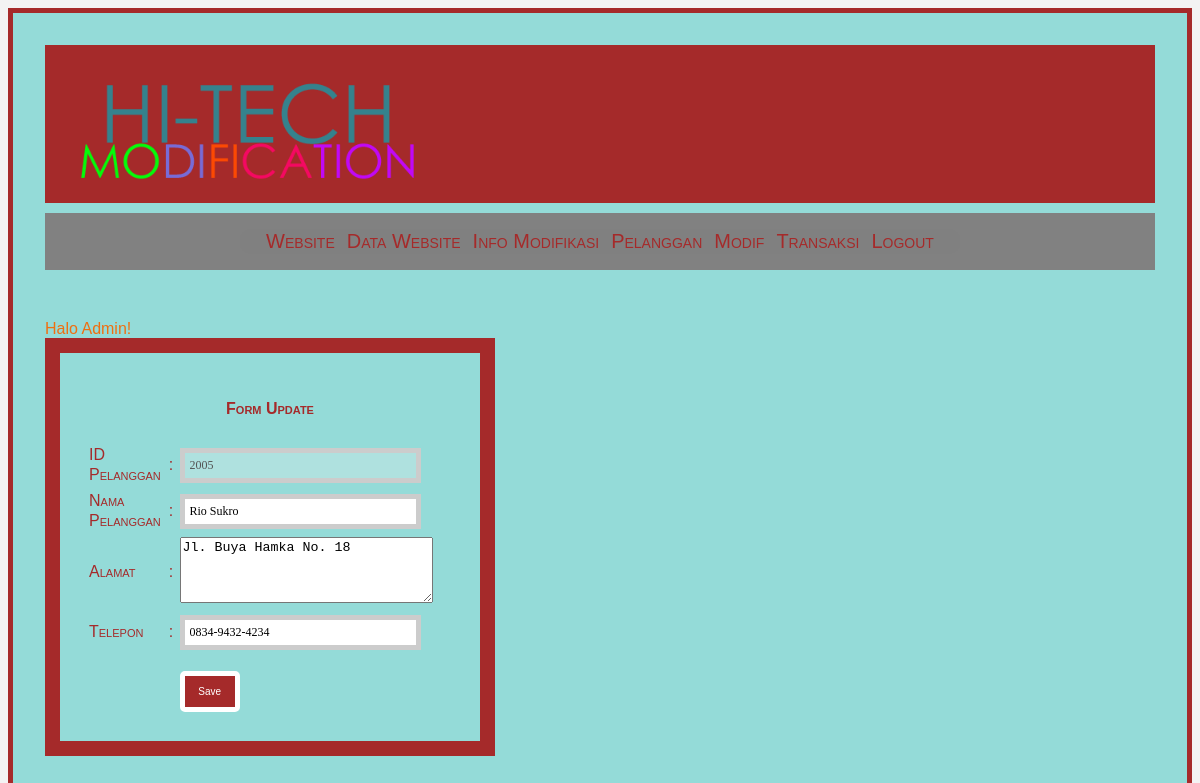
The page /pelanggan/update.php?id_pelanggan=2005 (signed in) on the database its author committed.
### tables this page shows
CREATE TABLE IF NOT EXISTS `tb_pelanggan` (
  `id_pelanggan` varchar(5) NOT NULL,
  `nama_pelanggan` varchar(25) NOT NULL,
  `alamat` varchar(50) NOT NULL,
  `telepon` varchar(20) NOT NULL,
  PRIMARY KEY  (`id_pelanggan`)
);

### pelanggan/update.php (the view, shortened to what this page needs)
<?php
include "../user/menuadmin.php";
?>
<?php
$id_pelanggan = $_GET['id_pelanggan'];
$query = "SELECT * FROM tb_pelanggan WHERE id_pelanggan = $id_pelanggan";
$hasil = mysql_query($query);
$data  = mysql_fetch_array($hasil);
?>
<link rel="stylesheet" href="../css/style.css">
<div id="form">
<form method="post" action="prosesupdate.php">
<table width="400" border="0" cellpadding="2" cellspacing="2">
     <h4 align="center"> Form Update</h4>
    <tr>
  	<td width="7%"> ID Pelanggan </td>
    <td width="2%">:</td>
    <td width="55%"> <input type="text" name="id_pelanggan" disabled value="<?php echo $data['id_pelanggan']; ?>"> </td>
  </tr>
  <tr>
  	<td width="13%"> Nama Pelanggan </td>
    <td width="2%">:</td>
    <td width="75%"> <input type="text" name="nama_pelanggan" value="<?php echo $data['nama_pelanggan']; ?>"> </td>
  </tr>
  <tr>
  	<td>Alamat</td>
    <td>:</td>
      <td> <textarea name="alamat" cols="29" rows="4"><?php echo $data['alamat']; ?></textarea> </td>
  </tr>
  <tr>
  	<td>Telepon</td>
    <td>:</td>
    <td> <input type="text" name="telepon" value="<?php echo $data['telepon']; ?>"> </td>
  </tr>
    <tr>
<td></td><td></td><td><input type="hidden" name="id_pelanggan" value="<?php echo $data['id_pelanggan']; ?>">
<input type="SUBMIT" name="save" value="Save"></td>
  </tr>
</table>
</form>

### css/menu.css (style rules this page uses)
body { font-family: 'Arial', sans-serif; background-color: #f3f3f3; }
input[type=text], input[type=password] { width: 83.5%; padding: 10px; margin-top: 8px; border: 5px solid #ccc; padding-left: 5px; font-size: 20px; font-family: raleway; }
input[type=submit] { width: 100%; background-color: brown; color: #fff; border: 2px solid #fff; padding: 10px; font-size: 20px; cursor: pointer; border-radius: 5px; margin-top: 15px; }

### css/style.css (style rules this page uses)
#form { font-variant: small-caps; color: black; padding: 25px; background-color: #94dbd8; line-height: 20px; max-width: 370px; border: 15px solid brown; color: brown; }
input[type=submit] { width: 20%; background-color: brown; color: #fff; border: 5px solid #fff; padding: 10px; font-size: 10px; cursor: pointer; }
input[type=text], input[type=password],input[type=int],input[type=double] { width: 73.5%; padding: 5px; margin-top: 1px; border: 5px solid #ccc; padding-left: 5px; font-size: 12px; font-family: raleway; }

### rows shown on the page
tb_pelanggan: id_pelanggan "2005", nama_pelanggan "Rio Sukro", alamat "Jl. Buya Hamka No. 18", telepon "0834-9432-4234"

### other values the page prints
$_SESSION['level'] "Admin"
